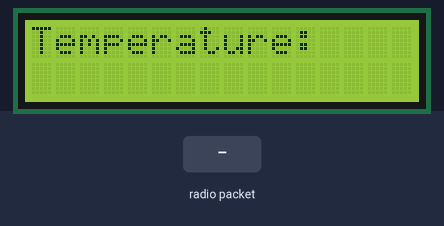
The sketch below on a simulated Arduino Uno, built with avr-gcc and run on an emulated ATmega328P. Parts: 16×2 character LCD. The test bench sets the inputs (shaded band). No radio packets arrive unless stated.

Above: at 1.2 s.
1.3 s: radio packet "1" arrives
At 2.1 s:
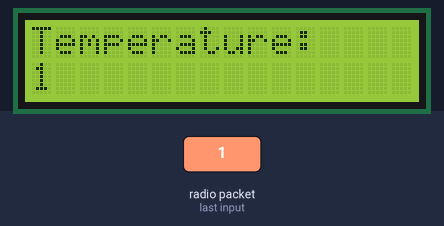
2.8 s: radio packet "0" arrives
At 3.2 s:
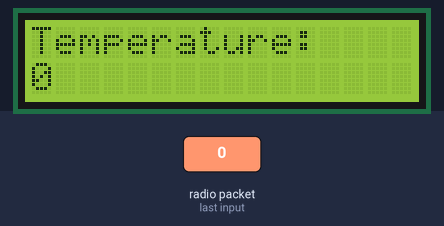
4.3 s: radio packet "2" arrives
At 5.6 s:
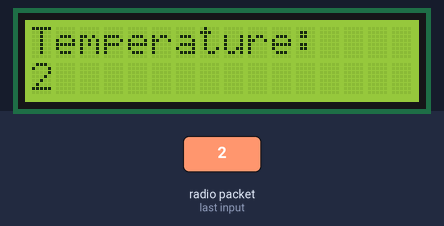
Timing chart, 0 to 7.3 s (numbered marks = the images above; inputs shaded):
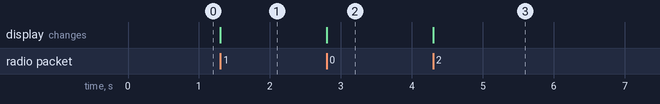

Measured:
- after the input at 1.3 s, the display: changes at once (image 1)
- after the input at 2.8 s, the display: changes at once (image 2)
- after the input at 4.3 s, the display: changes at once (image 3)

The sketch:

Midterm.ino
```cpp
#include <LiquidCrystal.h>
#include <RH_ASK.h>
#include <SPI.h>

RH_ASK driver;


const int RS = 12, EN = 8, D4 = 5, D5 = 4, D6 = 3, D7 = 2;
LiquidCrystal lcd(RS, EN, D4, D5, D6, D7);

void setup() {
  Serial.begin(9600);
  lcd.begin(16, 2);
  lcd.print("Temperature: ");

  if (!driver.init())
    Serial.println("init failed");
}

void loop() {
  uint8_t buf[16];
  uint8_t buflen = sizeof(buf);
  if (driver.recv(buf, &buflen)){
    lcd.setCursor(0,1);
    lcd.print((char *)buf);
  }
}
```
